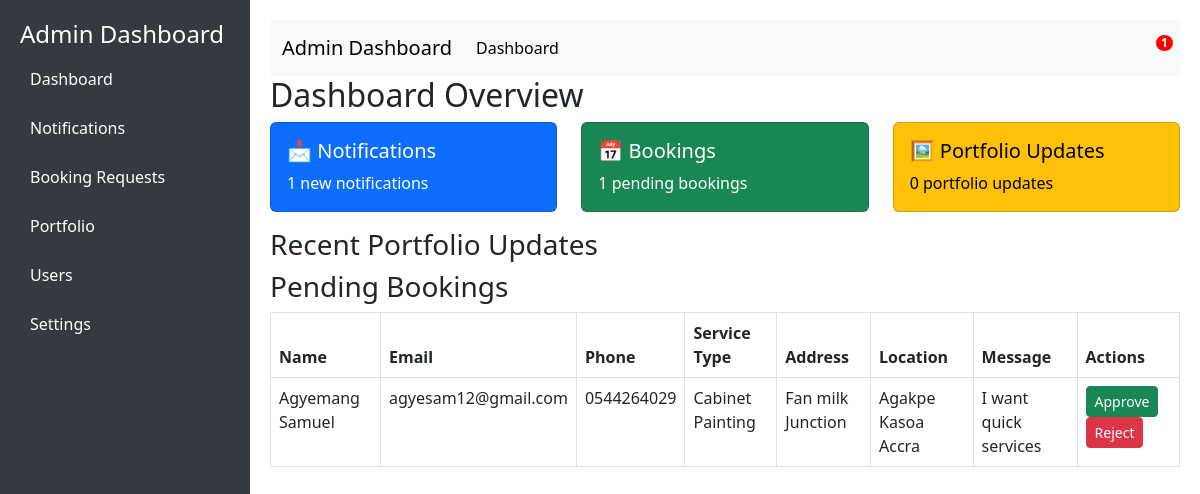
The app's page /admin_dashboard/ (signed in), older data.
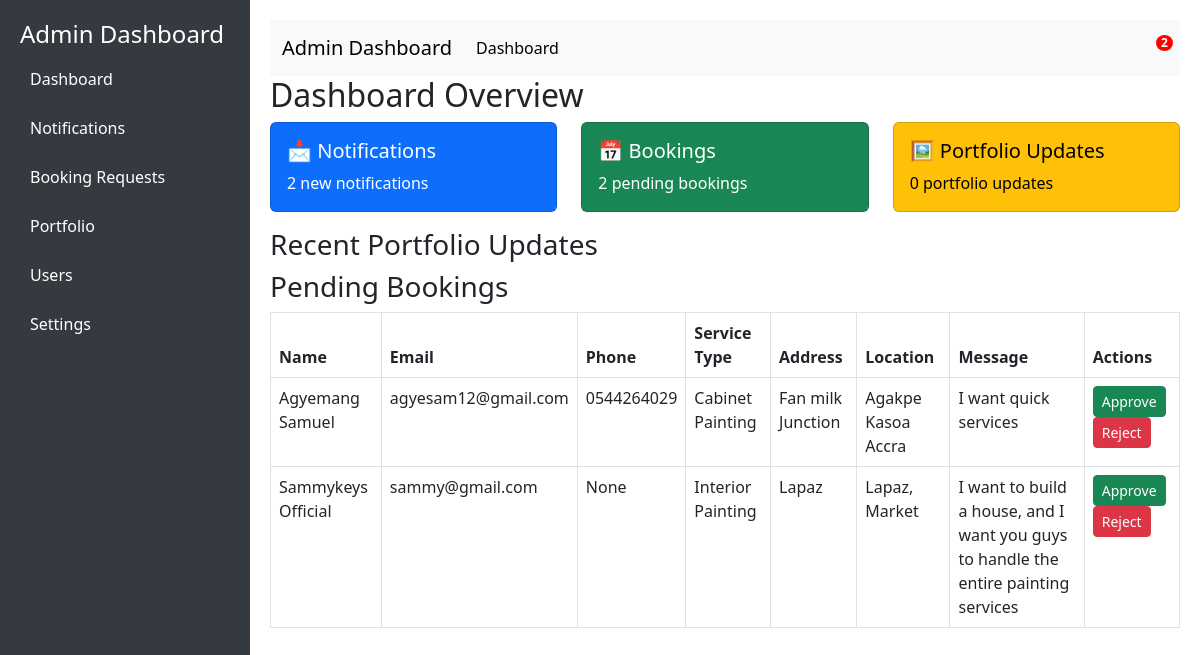
The same page, newer data.
### paint/models.py (models this page shows, shortened)
class ContactRequest(models.Model):
    contact_request_id = IntegerIDField(unique=True, editable=False, primary_key=True)
    name = models.CharField(max_length=255)
    email = models.EmailField()
    phone = models.CharField(max_length=15, blank=True, null=True)
    service_type = models.CharField(max_length=100, choices=BOOKING_SERVICE_TYPE, default='Cabinet Painting')
    address = models.CharField(max_length=200, null=True, blank=True)
    location = models.CharField(max_length=200, null=True, blank=True)
    message = models.TextField(null=True)
    created_at = models.DateTimeField(auto_now_add=True)

### paint/views.py (the view)
# urls.py: path('admin_dashboard/', views.admin_dashboard, name='admin_dashboard'),
@login_required
def admin_dashboard(request):
    if request.user.is_admin:
        messages.info(request, f"Welcome admin")
        total_notifications = Notification.objects.filter(user=request.user, is_read=False).count()
        pending_bookings = ContactRequest.objects.filter(service_type__in=[service[0] for service in BOOKING_SERVICE_TYPE])
        portfolio_updates = Portfolio.objects.all().order_by('-created_at')[:10]  # Fetch the latest 10 portfolio updates
        context = {
            'total_notifications': total_notifications,
            'pending_bookings': pending_bookings,
            'portfolio_updates': portfolio_updates,
        }
    else:
        messages.info(request, f"You are not allowed to access this page ..")
        return redirect('signin')
    return render(request, 'admin_dashboard.html',context)

### paint/templates/admin_dashboard.html (shortened to what this page needs)
<!DOCTYPE html>
<html lang="en">
<head>
    <link href="https://cdn.jsdelivr.net/npm/bootstrap@5.3.0/dist/css/bootstrap.min.css" rel="stylesheet">
</head>
<body>
    <div class="sidebar">
        <h4>Admin Dashboard</h4>
        <a href="#dashboard">Dashboard</a>
        <a href="#notifications">Notifications</a>
        <a href="#bookings">Booking Requests</a>
        <a href="#portfolio">Portfolio</a>
        <a href="#users">Users</a>
        <a href="#settings">Settings</a>
    </div>
    <div class="content">
        <nav class="navbar navbar-expand-lg navbar-light bg-light">
            <div class="container-fluid">
                <a class="navbar-brand" href="#">Admin Dashboard</a>
                <div class="collapse navbar-collapse" id="navbarSupportedContent">
                    <ul class="navbar-nav me-auto mb-2 mb-lg-0">
                        <li class="nav-item">
                            <a class="nav-link active" aria-current="page" href="#">Dashboard</a>
                        </li>
                    </ul>
                    <ul class="navbar-nav ms-auto mb-2 mb-lg-0">
                        <li class="nav-item">
                            <a class="nav-link position-relative notification-icon" href="#">
                                <span class="badge">{{ total_notifications }}</span>
                            </a>
                        </li>
                    </ul>
                </div>
            </div>
        </nav>
        <h2 id="dashboard">Dashboard Overview</h2>
        <div class="row">
            <div class="col-md-4">
                <div class="card text-bg-primary mb-3">
                    <div class="card-body">
                        <h5 class="card-title">📩 Notifications</h5>
                        <p class="card-text">{{ total_notifications }} new notifications</p>
                    </div>
                </div>
            </div>
            <div class="col-md-4">
                <div class="card text-bg-success mb-3">
                    <div class="card-body">
                        <h5 class="card-title">📅 Bookings</h5>
                        <p class="card-text">{{ pending_bookings.count }} pending bookings</p>
                    </div>
                </div>
            </div>
            <div class="col-md-4">
                <div class="card text-bg-warning mb-3">
                    <div class="card-body">
                        <h5 class="card-title">🖼 Portfolio Updates</h5>
                        <p class="card-text">{{ portfolio_updates.count }} portfolio updates</p>
                    </div>
                </div>
            </div>
        </div>
        <h3 id="portfolio">Recent Portfolio Updates</h3>
        <h3 id="bookings">Pending Bookings</h3>
        <table class="table table-bordered">
            <thead>
                <tr>
                    <th>Name</th>
                    <th>Email</th>
                    <th>Phone</th>
                    <th>Service Type</th>
                    <th>Address</th>
                    <th>Location</th>
                    <th>Message</th>
                    <th>Actions</th>
                </tr>
            </thead>
            <tbody>
                {% for booking in pending_bookings %}
                <tr>
                    <td>{{ booking.name }}</td>
                    <td>{{ booking.email }}</td>
                    <td>{{ booking.phone }}</td>
                    <td>{{ booking.service_type }}</td>
                    <td>{{ booking.address }}</td>
                    <td>{{ booking.location }}</td>
                    <td>{{ booking.message }}</td>
                    <td>
                        <button class="btn btn-success btn-sm">Approve</button>
                        <button class="btn btn-danger btn-sm">Reject</button>
                    </td>
                </tr>
                {% endfor %}
            </tbody>
        </table>
    </div>
</body>
</html>

### paint/templates/admin_dashboard.html (style rules this page uses)
body { display: flex; }
.sidebar { width: 250px; height: 100vh; background: #343a40; color: white; padding: 20px; position: fixed; }
.sidebar a { color: white; text-decoration: none; display: block; padding: 10px; margin: 5px 0; }
.content { margin-left: 250px; padding: 20px; width: 100%; }
.notification-icon { position: relative; }
.notification-icon .badge { position: absolute; top: -5px; right: -5px; background-color: #ff0000; color: #ffffff; padding: 2px 5px; border-radius: 50%; }

Row changes from the older to the newer data that the page shows:
added ContactRequest: name "Sammykeys Official", email "sammy@gmail.com", phone "None", service_type "Interior Painting", address "Lapaz", location "Lapaz, Market", message "I want to build a house, and I want you guys to handle the entire painting services"
Text that changed along with them:
{{ total_notifications }}: "1" → "2"
{{ pending_bookings.count }}: "1" → "2"
